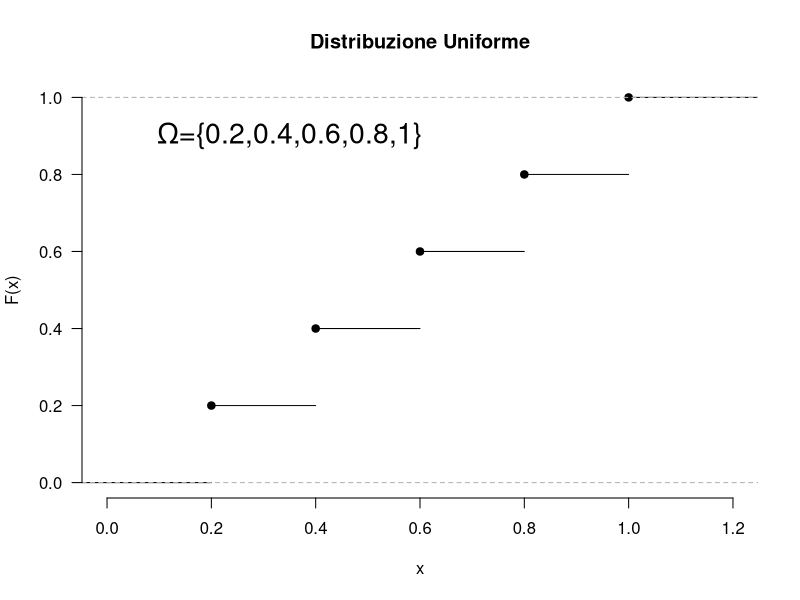
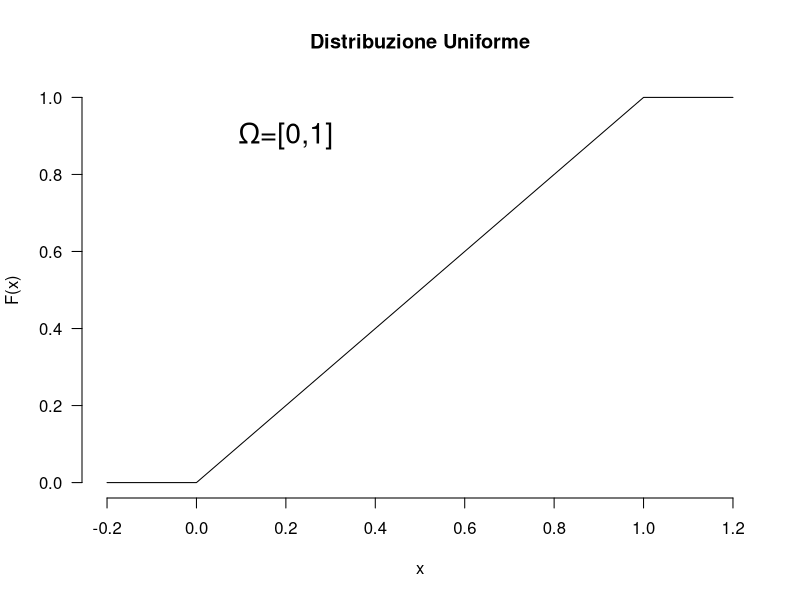

Source code (R) for these figures, in order:
# TODO: Add comment
# 
# Author: ortellic
###############################################################################


plot(x=ecdf(seq(0.2,1,by=0.2)),ylab="F(x)",
		main="Distribuzione Uniforme",
		axes=FALSE
)

Axis(at=seq(0,1.2,by=0.2),side=1)
Axis(side=2,las=1)

text(0.35,0.9,
		expression(
				paste(Omega,"={0.2,0.4,0.6,0.8,1}")
		),
		cex = 1.7
)

x = seq(0,1.2,by=0.2)
y = punif(x, min=0, max=1)
x = c(-0.2,x)
y = c(0,y)

plot(x,y,ylab="F(x)",type="l",
		main="Distribuzione Uniforme",
		axes=FALSE
)

Axis(at=seq(-0.2,1.2,by=0.2),side=1)
Axis(side=2,las=1)

text(0.2,0.9,
		expression(
				paste(Omega,"=[0,1]")
		),
		cex=1.7
)
